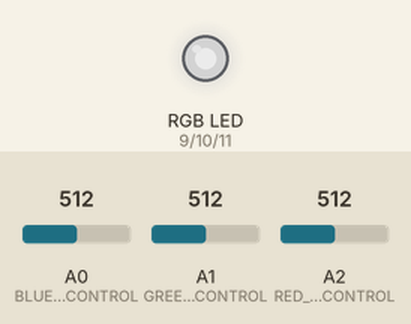
Simulated run of this sketch. Board: Arduino Uno, built with avr-gcc and run on an emulated ATmega328P. Parts: an RGB LED mixed from three pins (HIGH = lit). The test bench sets the inputs (shaded band); at power-on: A0 (BLUE_LED_CONTROL) = 512, A1 (GREEN_LED_CONTROL) = 512, A2 (RED_LED_CONTROL) = 512. Dim RGB values are drawn brighter than linear.

Above: at 1.2 s.
1.3 s: A0 (BLUE_LED_CONTROL) set to 716
At 2.5 s:
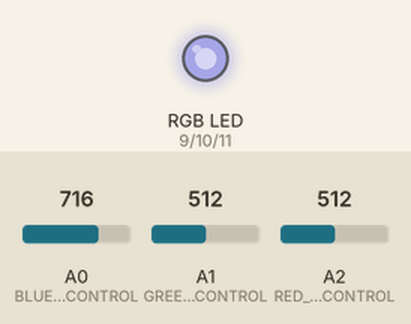
2.8 s: A1 (GREEN_LED_CONTROL) set to 716
At 3.7 s:
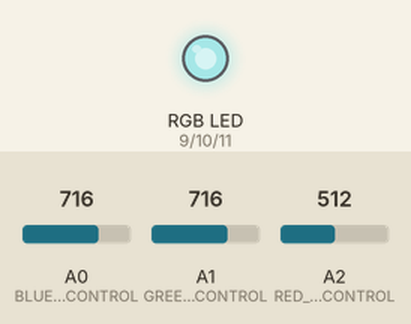
4.3 s: A2 (RED_LED_CONTROL) set to 716
At 4.9 s:
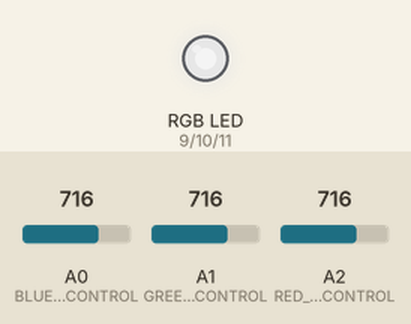
5.8 s: A0 (BLUE_LED_CONTROL) set to 900
At 7.0 s:
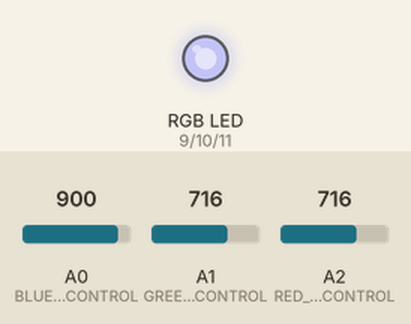
7.3 s: A1 (GREEN_LED_CONTROL) set to 900
At 8.3 s:
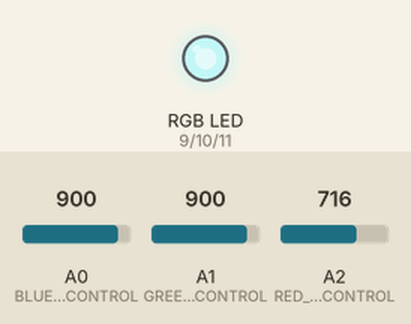
8.8 s: A2 (RED_LED_CONTROL) set to 900
At 9.5 s:
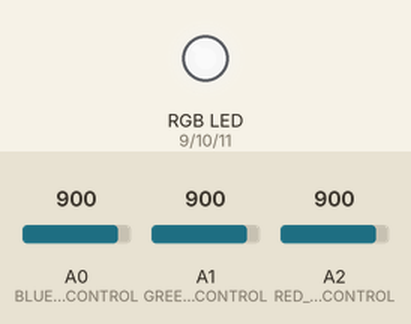
Timing chart, 0 to 11.3 s (numbered marks = the images above; inputs shaded):
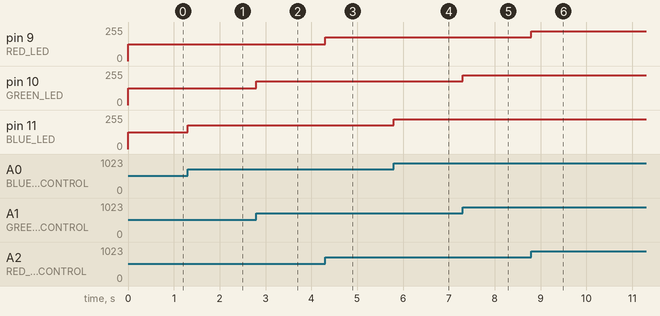

The sketch:

homework-2-RGB.ino
```cpp
#define RED_LED_CONTROL A2
#define GREEN_LED_CONTROL A1
#define BLUE_LED_CONTROL A0

#define RED_LED 9
#define GREEN_LED 10
#define BLUE_LED 11

#define MIN_ANALOG_INPUT_VAL 0
#define MIN_PWM_OUTPUT_VAL 0

#define MAX_ANALOG_INPUT_VAL 1023
#define MAX_PWM_OUTPUT_VAL 255

#define MINIMUM_INPUT_ACCEPTED 30

#define deleteResidualVoltage(input) (input = (input < MINIMUM_INPUT_ACCEPTED ? MIN_ANALOG_INPUT_VAL : input))

void setup()
{
  pinMode(RED_LED, OUTPUT);
  pinMode(GREEN_LED, OUTPUT);
  pinMode(BLUE_LED, OUTPUT);

  pinMode(RED_LED_CONTROL, INPUT);
  pinMode(BLUE_LED_CONTROL, INPUT);
  pinMode(GREEN_LED_CONTROL, INPUT);
}

void loop()
{
  int nRedControlValue = analogRead(RED_LED_CONTROL);
  int nGreenControlValue = analogRead(GREEN_LED_CONTROL);
  int nBlueControlValue = analogRead(BLUE_LED_CONTROL);

  deleteResidualVoltage(nRedControlValue);
  deleteResidualVoltage(nGreenControlValue);
  deleteResidualVoltage(nBlueControlValue);

  nRedControlValue = map(nRedControlValue, MIN_ANALOG_INPUT_VAL, MAX_ANALOG_INPUT_VAL, MIN_PWM_OUTPUT_VAL, MAX_PWM_OUTPUT_VAL);
  nGreenControlValue = map(nGreenControlValue, MIN_ANALOG_INPUT_VAL, MAX_ANALOG_INPUT_VAL, MIN_PWM_OUTPUT_VAL, MAX_PWM_OUTPUT_VAL);
  nBlueControlValue = map(nBlueControlValue, MIN_ANALOG_INPUT_VAL, MAX_ANALOG_INPUT_VAL, MIN_PWM_OUTPUT_VAL, MAX_PWM_OUTPUT_VAL);

  analogWrite(RED_LED, nRedControlValue);
  analogWrite(GREEN_LED, nGreenControlValue);
  analogWrite(BLUE_LED, nBlueControlValue);
}
```

Measured:
- after the input at 1.3 s, pin 11 (BLUE_LED): 127/255 → 178/255 at once
- after the input at 2.8 s, pin 10 (GREEN_LED): 127/255 → 178/255 at once
- after the input at 4.3 s, pin 9 (RED_LED): 127/255 → 178/255 at once
- after the input at 5.8 s, pin 11 (BLUE_LED): 178/255 → 224/255 at once
- after the input at 7.3 s, pin 10 (GREEN_LED): 178/255 → 224/255 at once
- after the input at 8.8 s, pin 9 (RED_LED): 178/255 → 224/255 at once
